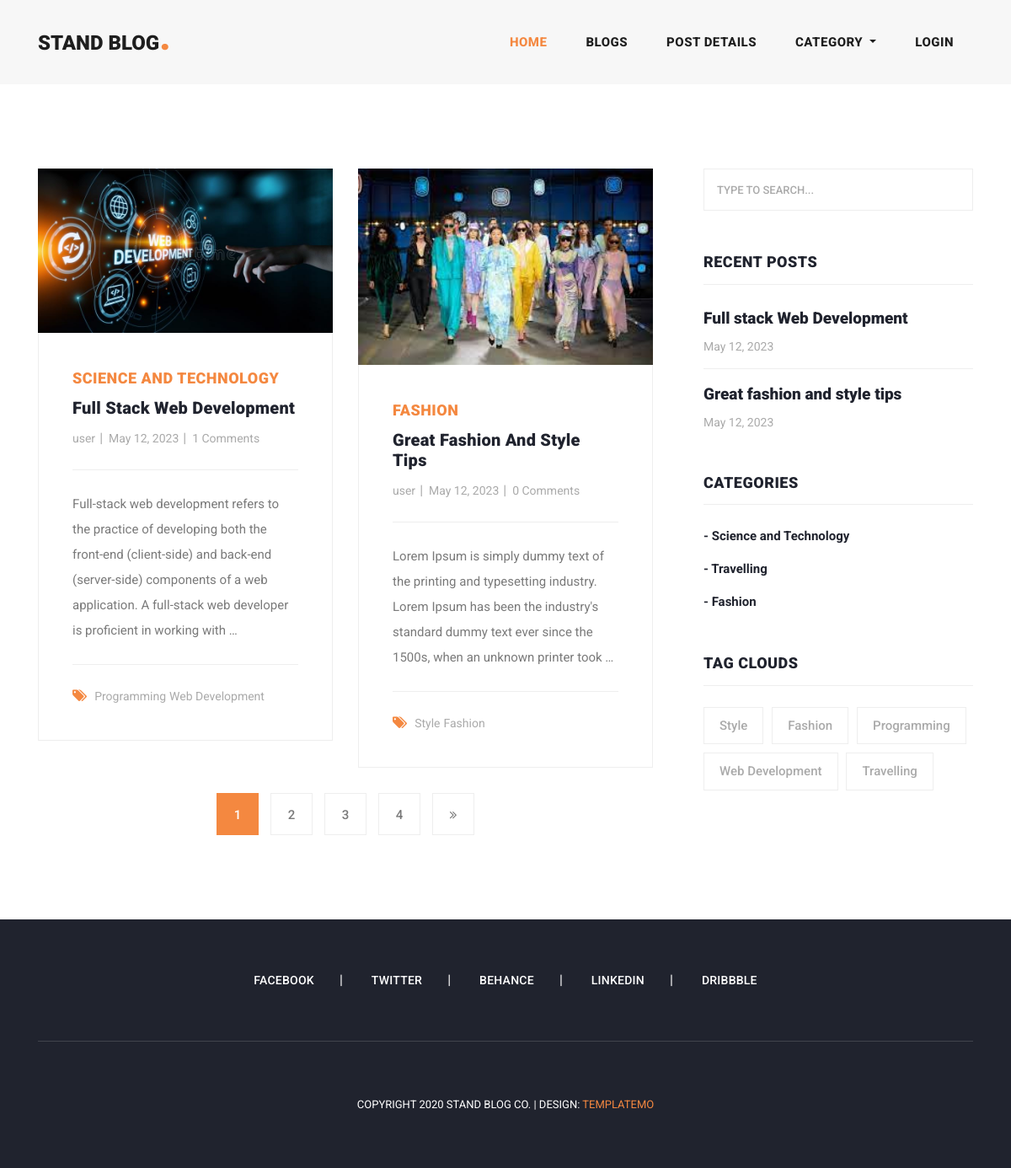
The app's page /blogs/ with its own data.
### blog/models.py (models this page shows, shortened)
class Blog(models.Model):
    user = models.ForeignKey(User, related_name="user_blogs",on_delete=models.CASCADE)
    category = models.ForeignKey(Category,related_name="category_blogs",on_delete=models.CASCADE)
    tags = models.ManyToManyField(Tag,related_name="tag_blogs",blank=True)
    likes = models.ManyToManyField(User,related_name="user_likes", blank=True)
    title = models.CharField(max_length=140)
    slug = models.SlugField(null=True,blank=True)
    blog_image = models.ImageField(upload_to="blog_images")
    description = models.TextField()
    created = models.DateField(auto_now_add=True)

class Category(models.Model):
    title = models.CharField(max_length=150,unique=True)
    slug = models.SlugField(null=True,blank=True)
    created = models.DateField(auto_now_add=True)

class Tag(models.Model):
    title = models.CharField(max_length=150)
    slug = models.SlugField(null=True,blank=True)
    created = models.DateField(auto_now_add=True)

### user/models.py (models this page shows, shortened)
class User(AbstractUser):
    email = models.EmailField(
        max_length=150,
        unique=True,
        error_messages={
            "unique": "The email must be unique"
        }
    )
    profile_image = models.ImageField(
        null=True,
        blank=True,
        upload_to="profile_images"
    )
    REQUIRED_FIELDS = ["email"]
    objects = CustomUserManager()

### blog/views.py (the view)
# urls.py: path('blogs/',blogs,name='blogs'),
def blogs(request):
    queryset = Blog.objects.order_by('-created')
    tags = Tag.objects.order_by('-created')
    page = request.GET.get('page',1)
    paginator = Paginator(queryset,2)
    try:
        blogs = paginator.page(page)
    except EmptyPage:
        blogs = paginator.page(1)
    except PageNotAnInteger:
        blogs = paginator.page(1)
        return redirect('blogs')
    context = {"blogs": blogs,"tags": tags, "paginator": paginator}
    return render(request, 'blogs.html',context)

### blog/context_processors.py (called while the page is built)
def get_all_categories(request):
    categories = Category.objects.all()
    context = {
        "categories": categories
    }
    return context

### templates/blogs.html (shortened to what this page needs)
{% extends 'main.html' %}
{% load static %}
{% block content %}
    <section class="blog-posts grid-system">
      <div class="container">
        <div class="row">
          <div class="col-lg-8">
            <div class="all-blog-posts">
              <div class="row">
                {% for blog in blogs %}
                {% include 'blog_card.html' %}
                {% endfor %}
                <div class="col-lg-12">
                  {% include 'pagination.html' %}
                </div>
              </div>
            </div>
          </div>
          {% include 'sidebar.html' %}
        </div>
      </div>
    </section>
{% endblock content %}

### templates/blog_card.html
{% load static %}
<div class="col-lg-6">
    <div class="blog-post">
      <div class="blog-thumb">
        <img src="{{blog.blog_image.url}}" alt="">
      </div>
      <div class="down-content">
        <span>{{blog.category.title}}</span>
        <a href="{% url 'blog_details' blog.slug %}"><h4>{{blog.title}}</h4></a>
        <ul class="post-info">
          <li><a href="#">{{blog.user.username}}</a></li>
          <li><a href="#">{{blog.created}}</a></li>
          <li><a href="#">{{blog.blog_comments.all.count}} Comments</a></li>
        </ul>
        <p>{{blog.description|truncatewords:"30"}}</p>
        <div class="post-options">
          <div class="row">
            <div class="col-lg-12">
              <ul class="post-tags">
                <li><i class="fa fa-tags"></i></li>
                {% if blog.tags.all.count > 0 %}
                {% for tag in blog.tags.all %}
                  <li><a href="">{{tag.title}}</a></li>
                {% endfor %}
                {% else %}
                None
                {% endif %}
              </ul>
            </div>
          </div>
        </div>
      </div>
    </div>
  </div>

### templates/sidebar.html
<div class="col-lg-4">
    <div class="sidebar">
      <div class="row">
        <div class="col-lg-12">
          <div class="sidebar-item search">
            <form id="search_form" name="gs" method="GET" action="#">
              <input type="text" name="q" class="searchText" placeholder="type to search..." autocomplete="on">
            </form>
          </div>
        </div>
        <div class="col-lg-12">
          <div class="sidebar-item recent-posts">
            <div class="sidebar-heading">
              <h2>Recent Posts</h2>
            </div>
            <div class="content">
              <ul>
                {% for blog in blogs|slice:"3" %}
                <li><a href="">
                  <h5>{{blog.title}}</h5>
                  <span>{{blog.created}}</span>
                </a></li>
                {% endfor %}
              </ul>
            </div>
          </div>
        </div>
        <div class="col-lg-12">
          <div class="sidebar-item categories">
            <div class="sidebar-heading">
              <h2>Categories</h2>
            </div>
            <div class="content">
              <ul>
                {% for category in categories %}
                <li><a href="{% url  'category_blogs' category.slug %}">- {{category.title}}</a></li>
                {% endfor %}
              </ul>
            </div>
          </div>
        </div>
        <div class="col-lg-12">
          <div class="sidebar-item tags">
            <div class="sidebar-heading">
              <h2>Tag Clouds</h2>
            </div>
            <div class="content">
              <ul>
                {% for tag in tags %}
                <li><a href="{% url 'tag_blogs' tag.slug %}">{{tag.title}}</a></li>
                {% endfor %}
              </ul>
            </div>
          </div>
        </div>
      </div>
    </div>
  </div>

### assets/css/templatemo-stand-blog.css (style rules this page uses)
body { font-family: 'Roboto', sans-serif; overflow-x: hidden; text-rendering: optimizeLegibility; -webkit-font-smoothing: antialiased; -moz-osx-font-smoothing: grayscale; }
p { margin-bottom: 0px; font-size: 15px; font-weight: 400; color: #7a7a7a; line-height: 30px; }
a { text-decoration: none!important; }
ul { padding: 0; margin: 0; list-style: none; }
h1,h2,h3,h4,h5,h6 { margin: 0px; }
.blog-posts { margin-top: 100px; }
.blog-posts .blog-post { margin-bottom: 30px; }
.blog-posts .blog-thumb img { width: 100%; overflow: hidden; }
.blog-posts .down-content { padding: 40px; border-right: 1px solid #eee; border-left: 1px solid #eee; border-bottom: 1px solid #eee; }
.blog-posts .down-content span { font-size: 18px; text-transform: uppercase; letter-spacing: 0.5px; font-weight: 900; color: #f48840; }
.blog-posts .down-content h4 { font-size: 24px; text-transform: capitalize; letter-spacing: 0.5px; font-weight: 900; color: #20232e; margin: 10px 0px 12px 0px; }
.blog-posts .down-content ul.post-info li { display: inline-block; margin-right: 8px; }
.blog-posts .down-content ul.post-info li:after { content: '|'; color: #aaa; margin-left: 8px; }
.blog-posts .down-content h4 { font-size: 20px; letter-spacing: 0.25px; }
.grid-system .down-content ul.post-info li { margin-right: 3px; }
.grid-system .down-content ul.post-info li:after { margin-left: 5px; }
.blog-posts .down-content ul.post-info li:last-child::after { display: none; }
.blog-posts .down-content ul.post-info li a { font-size: 14px; color: #aaa; font-weight: 400; transition: all .3s; }
.blog-posts .down-content p { padding: 25px 0px; margin: 25px 0px; border-top: 1px solid #eee; border-bottom: 1px solid #eee; }
.blog-posts .down-content ul.post-tags li, .blog-posts .down-content ul.post-share li { display: inline-block; }
.blog-posts .down-content ul.post-tags li:first-child i, .blog-posts .down-content ul.post-share li:first-child i { color: #f48840; margin-right: 5px; }
.blog-posts .down-content ul.post-tags li, .blog-posts .down-content ul.post-share li { color: #aaa; }
.blog-posts .down-content ul.post-tags li a, .blog-posts .down-content ul.post-share li a { font-size: 14px; color: #aaa; font-weight: 400; transition: all .3s; }
.blog-posts .sidebar-heading h2 { font-size: 18px; text-transform: uppercase; font-weight: 900; letter-spacing: 0.5px; color: #20232e; border-bottom: 1px solid #eee; padding-bottom: 15px; margin-bottom: 25px; }
.sidebar { margin-left: 30px; }
.sidebar .sidebar-item { margin-top: 50px; }
.sidebar .search { margin-top: 0px; }
.sidebar .sidebar-heading h2 { font-size: 18px; text-transform: uppercase; font-weight: 900; letter-spacing: 0.5px; color: #20232e; border-bottom: 1px solid #eee; padding-bottom: 15px; margin-bottom: 25px; }
.sidebar .search input { width: 100%; height: 50px; border: 1px solid #eee; font-size: 13px; text-transform: uppercase; font-weight: 500; color: #7a7a7a; outline: none; padding: 0px 15px; }
.sidebar .search input::placeholder { color: #aaa; }
.sidebar .recent-posts ul li { margin-bottom: 15px; padding-bottom: 15px; border-bottom: 1px solid #eee; }
.sidebar .recent-posts ul li:last-child { margin-bottom: 0px; padding-bottom: 0px; border-bottom: none; }
.sidebar .recent-posts ul li h5 { font-size: 19px; font-weight: 900; color: #20232e; line-height: 30px; transition: all 0.3s; }
.sidebar .recent-posts ul li span { display: block; font-size: 14px; color: #aaa; margin-top: 8px; }
.sidebar .categories ul li { margin-bottom: 15px; }
.sidebar .categories ul li:last-child { margin-bottom: 0px; }
.sidebar .categories ul li a { font-size: 15px; font-weight: 700; color: #20232e; transition: all .3s; }
.sidebar .tags ul li { margin-right: 6px; display: inline-block; }
.sidebar .tags ul li { margin-bottom: 10px; }
.sidebar .tags ul li a { font-size: 15px; font-weight: 500; color: #aaa; display: inline-block; border: 1px solid #eee; padding: 10px 18px; transition: all .3s; }

### records on screen
Blog: blog_image (picture), category "SCIENCE AND TECHNOLOGY", title "Full Stack Web Development", user.username "user", created "May 12, 2023", blog_comments.all.count "1", description "Full-stack web development refers to the practice of developing both the front-end (client-side) and back-end (server-side) components of a web application. A full-stack web developer is proficient in working with …", title "Full stack Web Development"
Tag: title "Programming"
Tag: title "Web Development"
Blog: blog_image (picture), category "FASHION", title "Great Fashion And Style Tips", user.username "user", created "May 12, 2023", blog_comments.all.count "0", description "Lorem Ipsum is simply dummy text of the printing and typesetting industry. Lorem Ipsum has been the industry's standard dummy text ever since the 1500s, when an unknown printer took …", title "Great fashion and style tips"
Tag: title "Style"
Tag: title "Fashion"
Category: title "Science and Technology"
Category: title "Travelling"
Category: title "Fashion"
Tag: title "Travelling"

### other values on screen
{{ page }} "1"
{{ page }} "2" "3" "4"
